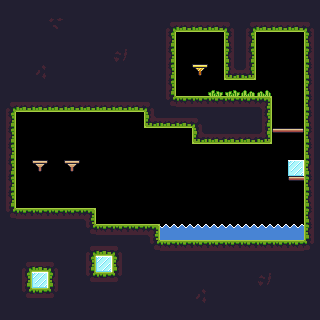

This is a level from a 2D game, rendered from its Tiled map with the project's own tilesets. A one-line summary and the complete map file follow:
An orthogonal 20x20 tile map with 16x16 px tiles, 1 tile layer (Tile Layer 1) and 2 objects (ice, fire).

<map version="1.2" tiledversion="1.3.3" orientation="orthogonal" renderorder="right-down" width="20" height="20" tilewidth="16" tileheight="16" infinite="0" nextlayerid="4" nextobjectid="3">
 <tileset firstgid="1" source="tilesets/main_tileset.tsx" />
 <layer id="1" name="Tile Layer 1" width="20" height="20">
  <data encoding="csv">
17,17,17,17,17,17,17,17,17,17,17,17,17,17,17,17,17,17,17,17,
17,17,17,49,17,17,17,17,17,17,4,32,32,32,6,4,32,32,32,6,
17,17,17,17,17,17,17,17,17,17,18,0,0,0,16,18,0,0,0,16,
17,17,17,17,17,17,17,50,17,17,18,0,0,0,16,18,0,0,0,16,
17,17,48,17,17,17,17,17,17,17,18,0,42,0,31,33,0,0,0,16,
17,17,17,17,17,17,17,17,17,17,18,0,0,22,23,24,25,0,0,16,
4,32,32,32,32,32,32,32,32,6,34,2,2,2,2,2,3,0,0,16,
18,0,0,0,0,0,0,0,0,31,32,32,6,17,17,17,18,0,0,16,
18,0,0,0,0,0,0,0,0,0,0,0,31,32,32,32,33,43,45,16,
18,0,0,0,0,0,0,0,0,0,0,0,0,0,0,0,0,0,0,16,
18,0,41,0,41,0,0,0,0,0,0,0,0,0,0,0,0,0,10,21,
18,0,0,0,0,0,0,0,0,0,0,0,0,0,0,0,0,0,43,16,
18,0,0,0,0,0,0,0,0,0,0,0,0,0,0,0,0,0,0,16,
34,2,2,2,2,3,0,0,0,0,0,0,0,0,0,0,0,0,0,16,
17,17,17,17,17,34,2,2,2,3,37,37,37,37,37,37,37,37,37,16,
17,17,17,17,17,4,5,6,17,34,2,2,2,2,2,2,2,2,2,36,
17,4,5,6,17,19,10,21,17,17,17,17,17,17,17,17,17,17,17,17,
17,19,10,21,17,34,35,36,17,17,17,17,17,17,17,17,50,17,17,17,
17,34,35,36,17,17,17,17,17,17,17,17,48,17,17,17,17,17,17,17,
17,17,17,17,17,17,17,17,17,17,17,17,17,17,17,17,17,17,17,17
</data>
 </layer>
 <objectgroup id="2" name="Object Layer 1">
  <object id="1" name="ice" x="64" y="144" width="16" height="16">
   <properties>
    <property name="sleep" type="bool" value="false" />
   </properties>
  </object>
  <object id="2" name="fire" x="32" y="144" width="16" height="16">
   <properties>
    <property name="sleep" type="bool" value="true" />
   </properties>
  </object>
 </objectgroup>
</map>
